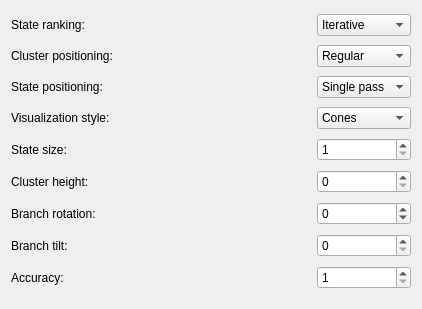
<?xml version="1.0" encoding="UTF-8"?>
<ui version="4.0">
 <class>SettingsDock</class>
 <widget class="QWidget" name="SettingsDock">
  <property name="geometry">
   <rect>
    <x>0</x>
    <y>0</y>
    <width>422</width>
    <height>309</height>
   </rect>
  </property>
  <property name="windowTitle">
   <string>Form</string>
  </property>
  <layout class="QGridLayout" name="gridLayout">
   <item row="0" column="0">
    <widget class="QLabel" name="label_17">
     <property name="text">
      <string>State ranking:</string>
     </property>
     <property name="buddy">
      <cstring>stateRanking</cstring>
     </property>
    </widget>
   </item>
   <item row="0" column="1">
    <spacer name="horizontalSpacer_17">
     <property name="orientation">
      <enum>Qt::Horizontal</enum>
     </property>
     <property name="sizeHint" stdset="0">
      <size>
       <width>165</width>
       <height>20</height>
      </size>
     </property>
    </spacer>
   </item>
   <item row="0" column="2">
    <widget class="QComboBox" name="stateRanking">
     <item>
      <property name="text">
       <string>Iterative</string>
      </property>
     </item>
     <item>
      <property name="text">
       <string>Cyclic</string>
      </property>
     </item>
    </widget>
   </item>
   <item row="1" column="0">
    <widget class="QLabel" name="label_18">
     <property name="text">
      <string>Cluster positioning:</string>
     </property>
     <property name="buddy">
      <cstring>clusterPositioning</cstring>
     </property>
    </widget>
   </item>
   <item row="1" column="1">
    <spacer name="horizontalSpacer_18">
     <property name="orientation">
      <enum>Qt::Horizontal</enum>
     </property>
     <property name="sizeHint" stdset="0">
      <size>
       <width>165</width>
       <height>20</height>
      </size>
     </property>
    </spacer>
   </item>
   <item row="1" column="2">
    <widget class="QComboBox" name="clusterPositioning">
     <item>
      <property name="text">
       <string>Regular</string>
      </property>
     </item>
     <item>
      <property name="text">
       <string>FSMview</string>
      </property>
     </item>
    </widget>
   </item>
   <item row="2" column="0">
    <widget class="QLabel" name="label_19">
     <property name="text">
      <string>State positioning:</string>
     </property>
     <property name="buddy">
      <cstring>statePositioning</cstring>
     </property>
    </widget>
   </item>
   <item row="2" column="1">
    <spacer name="horizontalSpacer_19">
     <property name="orientation">
      <enum>Qt::Horizontal</enum>
     </property>
     <property name="sizeHint" stdset="0">
      <size>
       <width>165</width>
       <height>20</height>
      </size>
     </property>
    </spacer>
   </item>
   <item row="2" column="2">
    <widget class="QComboBox" name="statePositioning">
     <item>
      <property name="text">
       <string>Single pass</string>
      </property>
     </item>
     <item>
      <property name="text">
       <string>Multi-pass</string>
      </property>
     </item>
    </widget>
   </item>
   <item row="3" column="0">
    <widget class="QLabel" name="label_20">
     <property name="text">
      <string>Visualization style:</string>
     </property>
     <property name="buddy">
      <cstring>visualizationStyle</cstring>
     </property>
    </widget>
   </item>
   <item row="3" column="1">
    <spacer name="horizontalSpacer_20">
     <property name="orientation">
      <enum>Qt::Horizontal</enum>
     </property>
     <property name="sizeHint" stdset="0">
      <size>
       <width>165</width>
       <height>20</height>
      </size>
     </property>
    </spacer>
   </item>
   <item row="3" column="2">
    <widget class="QComboBox" name="visualizationStyle">
     <item>
      <property name="text">
       <string>Cones</string>
      </property>
     </item>
     <item>
      <property name="text">
       <string>Tubes</string>
      </property>
     </item>
    </widget>
   </item>
   <item row="4" column="0">
    <widget class="QLabel" name="label">
     <property name="text">
      <string>State size:</string>
     </property>
     <property name="buddy">
      <cstring>stateSize</cstring>
     </property>
    </widget>
   </item>
   <item row="4" column="1">
    <spacer name="horizontalSpacer_5">
     <property name="orientation">
      <enum>Qt::Horizontal</enum>
     </property>
     <property name="sizeHint" stdset="0">
      <size>
       <width>165</width>
       <height>20</height>
      </size>
     </property>
    </spacer>
   </item>
   <item row="4" column="2">
    <widget class="QSpinBox" name="stateSize">
     <property name="minimum">
      <number>1</number>
     </property>
     <property name="maximum">
      <number>1000</number>
     </property>
    </widget>
   </item>
   <item row="5" column="0">
    <widget class="QLabel" name="label_2">
     <property name="text">
      <string>Cluster height:</string>
     </property>
     <property name="buddy">
      <cstring>clusterHeight</cstring>
     </property>
    </widget>
   </item>
   <item row="5" column="1">
    <spacer name="horizontalSpacer_6">
     <property name="orientation">
      <enum>Qt::Horizontal</enum>
     </property>
     <property name="sizeHint" stdset="0">
      <size>
       <width>165</width>
       <height>20</height>
      </size>
     </property>
    </spacer>
   </item>
   <item row="5" column="2">
    <widget class="QSpinBox" name="clusterHeight">
     <property name="maximum">
      <number>10000</number>
     </property>
    </widget>
   </item>
   <item row="6" column="0">
    <widget class="QLabel" name="label_3">
     <property name="text">
      <string>Branch rotation:</string>
     </property>
     <property name="buddy">
      <cstring>branchRotation</cstring>
     </property>
    </widget>
   </item>
   <item row="6" column="1">
    <spacer name="horizontalSpacer_7">
     <property name="orientation">
      <enum>Qt::Horizontal</enum>
     </property>
     <property name="sizeHint" stdset="0">
      <size>
       <width>165</width>
       <height>20</height>
      </size>
     </property>
    </spacer>
   </item>
   <item row="6" column="2">
    <widget class="QSpinBox" name="branchRotation">
     <property name="wrapping">
      <bool>true</bool>
     </property>
     <property name="maximum">
      <number>359</number>
     </property>
    </widget>
   </item>
   <item row="7" column="0">
    <widget class="QLabel" name="label_4">
     <property name="text">
      <string>Branch tilt:</string>
     </property>
     <property name="buddy">
      <cstring>branchTilt</cstring>
     </property>
    </widget>
   </item>
   <item row="7" column="1">
    <spacer name="horizontalSpacer_8">
     <property name="orientation">
      <enum>Qt::Horizontal</enum>
     </property>
     <property name="sizeHint" stdset="0">
      <size>
       <width>165</width>
       <height>20</height>
      </size>
     </property>
    </spacer>
   </item>
   <item row="7" column="2">
    <widget class="QSpinBox" name="branchTilt">
     <property name="maximum">
      <number>90</number>
     </property>
    </widget>
   </item>
   <item row="8" column="0">
    <widget class="QLabel" name="label_5">
     <property name="text">
      <string>Accuracy:</string>
     </property>
     <property name="buddy">
      <cstring>accuracy</cstring>
     </property>
    </widget>
   </item>
   <item row="8" column="1">
    <spacer name="horizontalSpacer_9">
     <property name="orientation">
      <enum>Qt::Horizontal</enum>
     </property>
     <property name="sizeHint" stdset="0">
      <size>
       <width>165</width>
       <height>20</height>
      </size>
     </property>
    </spacer>
   </item>
   <item row="8" column="2">
    <widget class="QSpinBox" name="accuracy">
     <property name="minimum">
      <number>1</number>
     </property>
     <property name="maximum">
      <number>50</number>
     </property>
    </widget>
   </item>
  </layout>
 </widget>
 <resources/>
 <connections/>
</ui>
